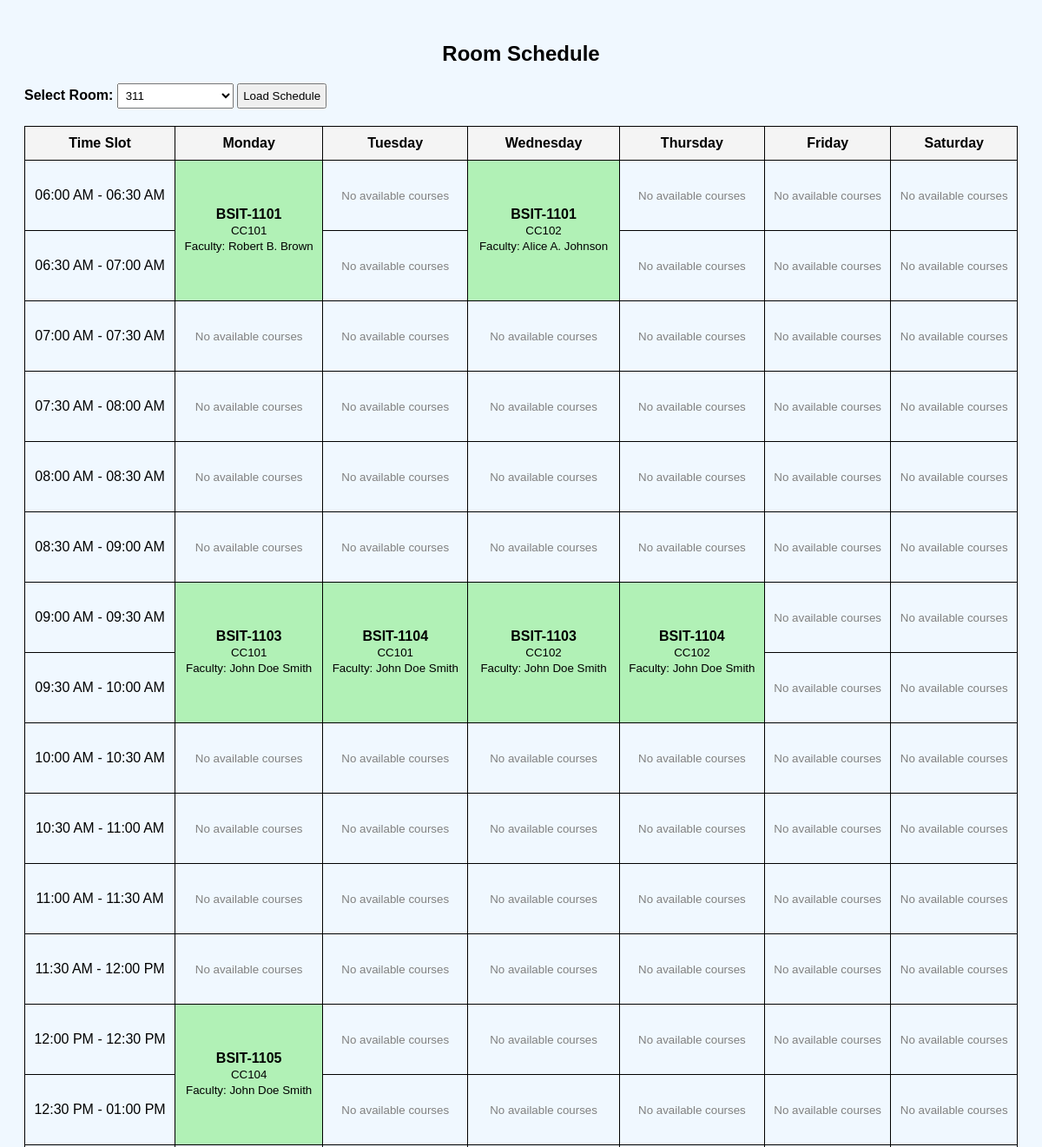
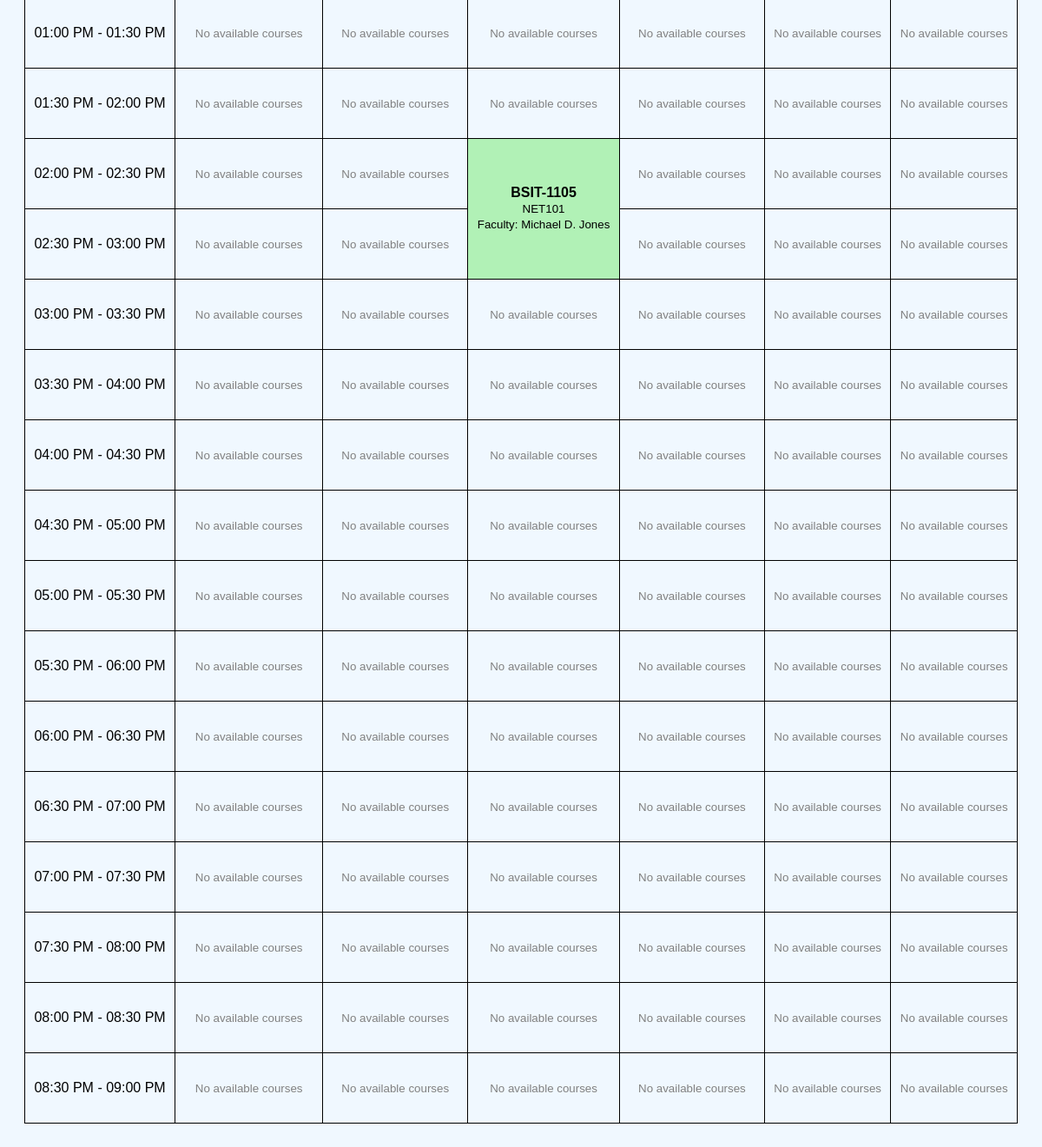
The page /frame/room_sched_view.php?room_id=15 on the database its author committed (2 pictures, top to bottom).
### tables this page shows
CREATE TABLE `room_assignments` (
  `assignment_id` int(11) NOT NULL,
  `section_id` int(11) NOT NULL,
  `subject_code` varchar(50) NOT NULL,
  `day_of_week` enum('Monday','Tuesday','Wednesday','Thursday','Friday','Saturday','Sunday') NOT NULL,
  `start_time` time NOT NULL,
  `end_time` time NOT NULL,
  `room_id` int(11) NOT NULL
);

CREATE TABLE `sections` (
  `section_id` int(11) NOT NULL,
  `program_code` varchar(50) NOT NULL,
  `year_level` int(11) NOT NULL,
  `section_name` varchar(10) NOT NULL,
  `semester` varchar(255) DEFAULT NULL,
  `start_time` time DEFAULT NULL,
  `end_time` time DEFAULT NULL
);

### frame/room_sched_view.php (the view, shortened to what this page needs)
<?php
include_once "../connections/connection.php";
$roomStmt = $pdo->query("SELECT room_id, room_no FROM rooms ORDER BY room_no");
$rooms = $roomStmt->fetchAll(PDO::FETCH_ASSOC);
$room_id = isset($_GET['room_id']) ? intval($_GET['room_id']) : 0;
$stmt = $pdo->prepare("
    SELECT
        ra.room_id,
        r.room_no,
        ra.day_of_week,
        ra.start_time,
        ra.end_time,
        ra.subject_code,
        ra.section_id,
        s.section_name,
        CONCAT(f.firstname, ' ', COALESCE(f.middlename, ''), ' ', f.lastname) AS faculty_name
    FROM room_assignments ra
    JOIN rooms r ON ra.room_id = r.room_id
    JOIN sections s ON ra.section_id = s.section_id
    LEFT JOIN schedules sch ON ra.section_id = sch.section_id
        AND ra.subject_code = sch.subject_code
        AND ra.day_of_week = sch.day_of_week
        AND ra.start_time = sch.start_time
        AND ra.end_time = sch.end_time
    LEFT JOIN faculty f ON sch.faculty_id = f.faculty_id
    WHERE ra.room_id = :room_id
    ORDER BY FIELD(ra.day_of_week, 'Monday', 'Tuesday', 'Wednesday', 'Thursday', 'Friday', 'Saturday'),
             ra.start_time
");
$stmt->bindParam(':room_id', $room_id);
$stmt->execute();
$scheduleData = $stmt->fetchAll(PDO::FETCH_ASSOC);
$startTime = strtotime('06:00 AM');
$endTime = strtotime('09:00 PM');
$interval = 30 * 60;
$time_slots = [];
while ($startTime < $endTime) {
    $current_time = date('H:i:s', $startTime);
    $next_time = date('H:i:s', $startTime + $interval);
    $time_slots[] = [
        'start' => $current_time,
        'end' => $next_time
    ];
    $startTime += $interval;
}
$days_of_week = ['Monday', 'Tuesday', 'Wednesday', 'Thursday', 'Friday', 'Saturday'];
function getAvailableCourses($pdo, $room_id, $day_of_week, $start_time, $end_time) {
    $stmt = $pdo->prepare("
        SELECT
            ss.subject_code,
            ss.section_id,
            s.section_name,
            CONCAT(f.firstname, ' ', COALESCE(f.middlename, ''), ' ', f.lastname) AS faculty_name,
            ss.start_time,
            ss.end_time
        FROM section_schedules ss
        JOIN sections s ON ss.section_id = s.section_id
        LEFT JOIN schedules sch ON ss.section_id = sch.section_id
            AND ss.subject_code = sch.subject_code
            AND ss.day_of_week = sch.day_of_week
            AND ss.start_time = sch.start_time
            AND ss.end_time = sch.end_time
        LEFT JOIN faculty f ON sch.faculty_id = f.faculty_id
        WHERE
            ss.day_of_week = :day_of_week
            AND ss.start_time < :end_time
            AND ss.end_time > :start_time
            AND NOT EXISTS (
                SELECT 1
                FROM room_assignments ra
                WHERE ra.section_id = ss.section_id
                AND ra.subject_code = ss.subject_code
                AND ra.day_of_week = ss.day_of_week
                AND ra.start_time = ss.start_time
                AND ra.end_time = ss.end_time
            )
            AND (sch.faculty_id IS NULL OR NOT EXISTS (
                SELECT 1
                FROM schedules s2
                JOIN room_assignments ra2 ON s2.section_id = ra2.section_id
                WHERE s2.faculty_id = sch.faculty_id
                AND s2.day_of_week = :day_of_week
                AND s2.start_time < :end_time
                AND s2.end_time > :start_time
                AND ra2.room_id != :room_id
            ))
        LIMIT 5
    ");
    $stmt->bindParam(':day_of_week', $day_of_week);
    $stmt->bindParam(':start_time', $start_time);
    $stmt->bindParam(':end_time', $end_time);
    $stmt->bindParam(':room_id', $room_id, PDO::PARAM_INT);
    $stmt->execute();
    return $stmt->fetchAll(PDO::FETCH_ASSOC);
}
function formatTime($time) {
    return date('h:i A', strtotime($time));
}
?>
<!DOCTYPE html>
<html lang="en">
<head>
</head>
<body>
<h2>Room Schedule</h2>
<form method="GET">
    <label for="room_id"><strong>Select Room:</strong></label>
    <select name="room_id" id="room_id" required>
        <?php foreach ($rooms as $room): ?>
            <option value="<?= $room['room_id'] ?>" <?= ($room_id == $room['room_id']) ? 'selected' : '' ?>>
                <?= htmlspecialchars($room['room_no']) ?>
            </option>
        <?php endforeach; ?>
    </select>
    <button type="submit">Load Schedule</button>
</form>
<?php if ($room_id > 0): ?>
    <table>
        <tr>
            <th>Time Slot</th>
            <?php foreach ($days_of_week as $day_name): ?>
                <th><?= $day_name ?></th>
            <?php endforeach; ?>
        </tr>
        <?php
        $occupied_slots = array_fill_keys($days_of_week, []);
        foreach ($scheduleData as $schedule) {
            $day = $schedule['day_of_week'];
            $start = strtotime($schedule['start_time']);
            $end = strtotime($schedule['end_time']);
            $current = $start;
            while ($current < $end) {
                $time_key = date('H:i:s', $current);
                $occupied_slots[$day][$time_key] = [
                    'start_time' => $schedule['start_time'],
                    'end_time' => $schedule['end_time'],
                    'section_name' => $schedule['section_name'],
                    'subject_code' => $schedule['subject_code'],
                    'faculty_name' => $schedule['faculty_name'],
                    'room_id' => $schedule['room_id'],
                    'is_start' => ($current == $start)
                ];
                $current += $interval;
            }
        }
        foreach ($time_slots as $slot):
            $slot_start = $slot['start'];
            $slot_end = $slot['end'];
        ?>
            <tr>
                <td><?= formatTime($slot_start) ?> - <?= formatTime($slot_end) ?></td>
                <?php foreach ($days_of_week as $day_name):
                    $cell_content = "<small class='empty'>-</small>";
                    $cell_class = "";
                    $rowspan = 1;
                    if (isset($occupied_slots[$day_name][$slot_start])) {
                        $slot_data = $occupied_slots[$day_name][$slot_start];
                        if ($slot_data['is_start']) {
                            $cell_content = "<strong>{$slot_data['section_name']}</strong><br>" .
                                            "<small>{$slot_data['subject_code']}</small><br>" .
                                            "<small>Faculty: " . ($slot_data['faculty_name'] ?? 'Not assigned') . "</small>";
                            $cell_class = "class='occupied'";
                            $duration = (strtotime($slot_data['end_time']) - strtotime($slot_data['start_time'])) / 60;
                            $rowspan = ceil($duration / 30);
                        } else {
                            continue;
                        }
                    } else {
                        $available_courses = getAvailableCourses($pdo, $room_id, $day_name, $slot_start, $slot_end);
                        if (!empty($available_courses)) {
                            $available_list = implode('<br>', array_map(function($course) {
                                return "{$course['section_name']} - {$course['subject_code']}" .
                                       ($course['faculty_name'] ? " (Faculty: {$course['faculty_name']})" : "");
                            }, $available_courses));
                            $cell_content = "<h6>Available Courses</h6><div class='scrolling-available'><span class='available'>$available_list</span></div>";
                            $action_button = "<button class='add-btn' onclick='openAddModal($room_id, \"$day_name\", \"{$slot_start}\", \"{$slot_end}\")'>+</button>";
                        } else {
                            $cell_content = "<small class='empty'>No available courses</small>";
                        }
                    }
                ?>
                    <td <?php if ($rowspan > 1) echo "rowspan='$rowspan'"; ?> <?= $cell_class ?>>
                        <?= $cell_content ?>
                    </td>
                <?php endforeach; ?>
            </tr>
        <?php endforeach; ?>
    </table>
<?php else: ?>
    <p>Please select a room to view the schedule.</p>
<?php endif; ?>
</body>
</html>

### frame/room_sched_view.php (style rules this page uses)
body { font-family: Arial, sans-serif; padding: 20px; background: aliceblue; }
h2 { text-align: center; }
table { width: 100%; border-collapse: collapse; margin-top: 20px; }
th, td { border: 1px solid black; padding: 10px; text-align: center; }
th { background-color: #f4f4f4; }
select, button { padding: 5px; }
td { min-width: 120px; height: 60px; position: relative; }
.occupied { background-color: #90ee90a8; }
.empty { color: gray; }

### rows shown on the page
room_assignments: section.section_name "BSIT-1101", subject_code "CC101", faculty_name "Robert B. Brown"
room_assignments: section.section_name "BSIT-1101", subject_code "CC102", faculty_name "Alice A. Johnson"
room_assignments: section.section_name "BSIT-1103", subject_code "CC101", faculty_name "John Doe Smith"
room_assignments: section.section_name "BSIT-1104", subject_code "CC101", faculty_name "John Doe Smith"
room_assignments: section.section_name "BSIT-1103", subject_code "CC102", faculty_name "John Doe Smith"
room_assignments: section.section_name "BSIT-1104", subject_code "CC102", faculty_name "John Doe Smith"
room_assignments: section.section_name "BSIT-1105", subject_code "CC104", faculty_name "John Doe Smith"
room_assignments: section.section_name "BSIT-1105", subject_code "NET101", faculty_name "Michael D. Jones"

### other values the page prints
$day_name "Monday"
$day_name "Tuesday"
$day_name "Wednesday"
$day_name "Thursday"
$day_name "Friday"
$day_name "Saturday"
formatTime($slot_start) "06:00 AM"
formatTime($slot_end) "06:30 AM"
formatTime($slot_start) "06:30 AM"
formatTime($slot_end) "07:00 AM"
formatTime($slot_start) "07:00 AM"
formatTime($slot_end) "07:30 AM"
formatTime($slot_start) "07:30 AM"
formatTime($slot_end) "08:00 AM"
formatTime($slot_start) "08:00 AM"
